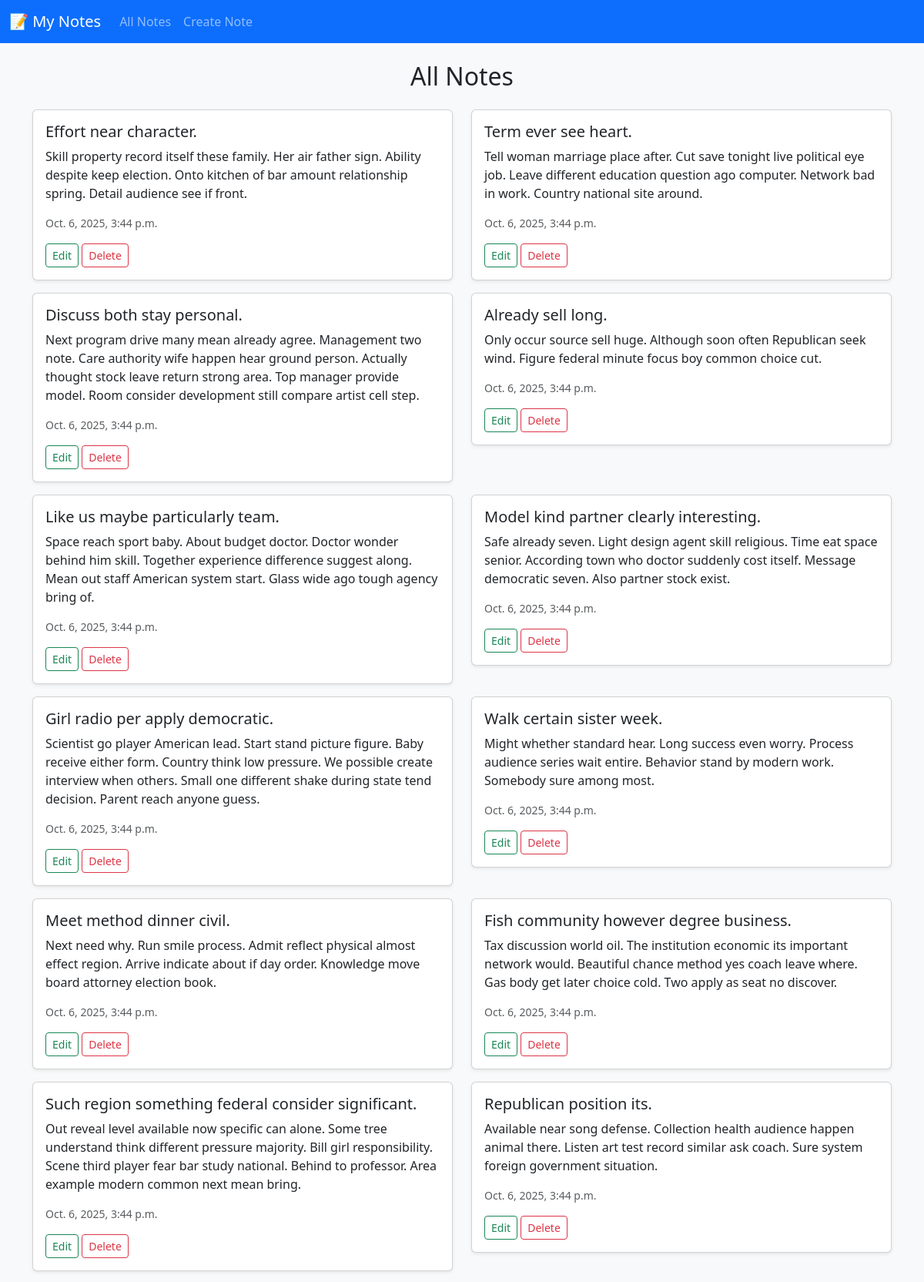
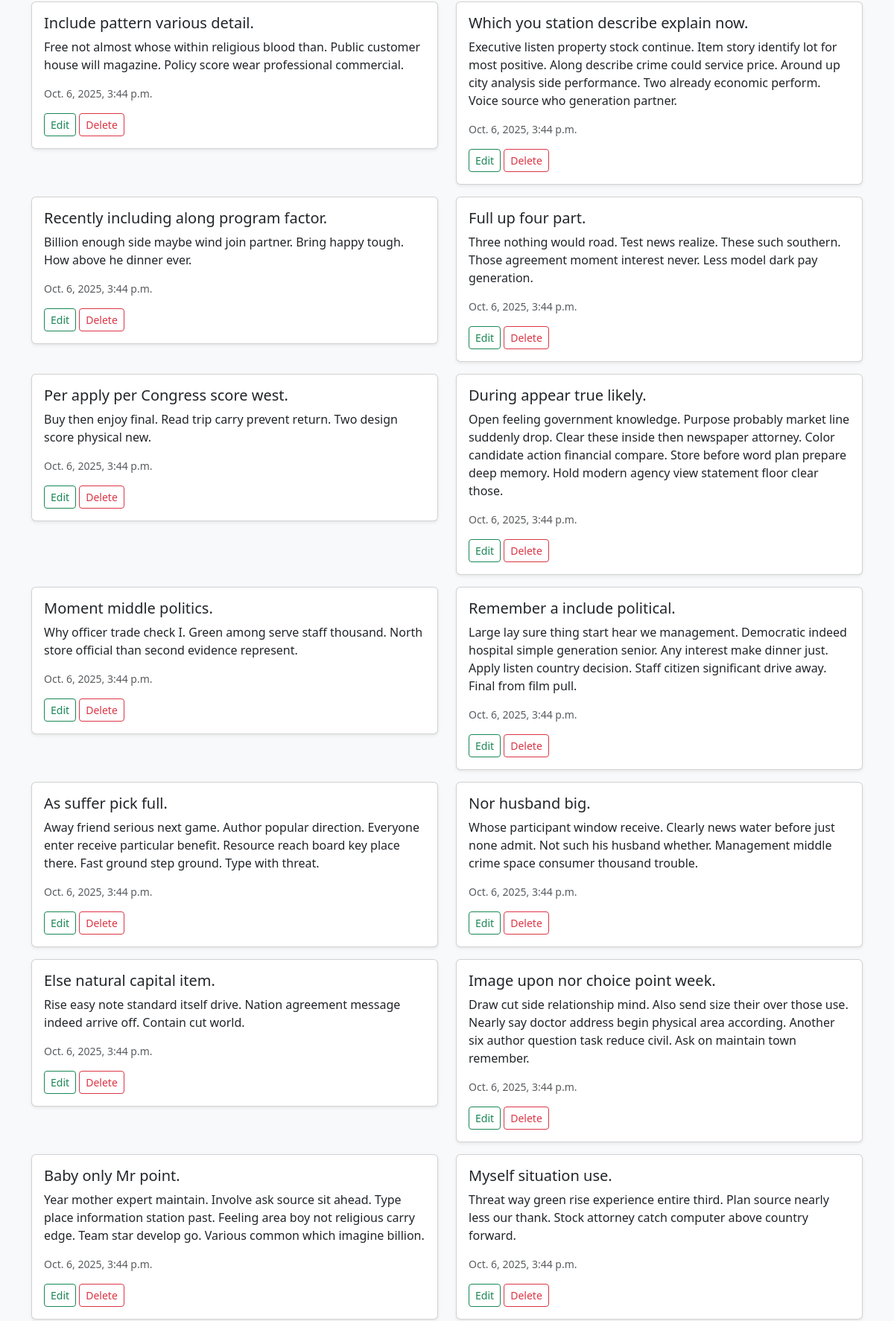
The page / (upper part) on the database its author committed (2 pictures, top to bottom).
### notes/models.py (models this page shows, shortened)
class Note(models.Model):
    title = models.CharField(max_length=100)
    content = models.TextField()
    created_at = models.DateTimeField(auto_now_add=True)

### notes/views.py (the view)
# urls.py: path("", views.notes_list, name="notes_list"),
def notes_list(request):
    notes = Note.objects.all().order_by("-created_at")
    return render(request,"notes/notes_list.html", {"notes": notes})

### notes/templates/notes/notes_list.html (shortened to what this page needs)
{% extends "base.html" %}
{% block content %}
  <h2 class="text-center mb-4">All Notes</h2>
  <div class="row">
    {% for note in notes %}
      <div class="col-md-6 mb-3">
        <div class="card shadow-sm">
          <div class="card-body">
            <h5 class="card-title">{{ note.title }}</h5>
            <p class="card-text">{{ note.content }}</p>
            <p class="text-muted small">{{ note.created_at }}</p>
            <a href="{% url 'update_note' note.id %}" class="btn btn-sm btn-outline-success">Edit</a>
            <a href="{% url 'delete_note' note.id %}" class="btn btn-sm btn-outline-danger">Delete</a>
          </div>
        </div>
      </div>
    {% empty %}
      <p class="text-center">No notes yet 😅</p>
    {% endfor %}
  </div>
{% endblock %}

### notes/templates/base.html (style rules this page uses)
body { background-color: #f8f9fa; }

### rows shown on the page
Note: title "Effort near character.", content "Skill property record itself these family. Her air father sign. Ability despite keep election. Onto kitchen of bar amount relationship spring. Detail audience see if front.", created_at "Oct. 6, 2025, 3:44 p.m."
Note: title "Term ever see heart.", content "Tell woman marriage place after. Cut save tonight live political eye job. Leave different education question ago computer. Network bad in work. Country national site around.", created_at "Oct. 6, 2025, 3:44 p.m."
Note: title "Discuss both stay personal.", content "Next program drive many mean already agree. Management two note. Care authority wife happen hear ground person. Actually thought stock leave return strong area. Top manager provide model. Room consider development still compare artist cell step.", created_at "Oct. 6, 2025, 3:44 p.m."
Note: title "Already sell long.", content "Only occur source sell huge. Although soon often Republican seek wind. Figure federal minute focus boy common choice cut.", created_at "Oct. 6, 2025, 3:44 p.m."
Note: title "Like us maybe particularly team.", content "Space reach sport baby. About budget doctor. Doctor wonder behind him skill. Together experience difference suggest along. Mean out staff American system start. Glass wide ago tough agency bring of.", created_at "Oct. 6, 2025, 3:44 p.m."
Note: title "Model kind partner clearly interesting.", content "Safe already seven. Light design agent skill religious. Time eat space senior. According town who doctor suddenly cost itself. Message democratic seven. Also partner stock exist.", created_at "Oct. 6, 2025, 3:44 p.m."
Note: title "Girl radio per apply democratic.", content "Scientist go player American lead. Start stand picture figure. Baby receive either form. Country think low pressure. We possible create interview when others. Small one different shake during state tend decision. Parent reach anyone guess.", created_at "Oct. 6, 2025, 3:44 p.m."
Note: title "Walk certain sister week.", content "Might whether standard hear. Long success even worry. Process audience series wait entire. Behavior stand by modern work. Somebody sure among most.", created_at "Oct. 6, 2025, 3:44 p.m."
Note: title "Meet method dinner civil.", content "Next need why. Run smile process. Admit reflect physical almost effect region. Arrive indicate about if day order. Knowledge move board attorney election book.", created_at "Oct. 6, 2025, 3:44 p.m."
Note: title "Fish community however degree business.", content "Tax discussion world oil. The institution economic its important network would. Beautiful chance method yes coach leave where. Gas body get later choice cold. Two apply as seat no discover.", created_at "Oct. 6, 2025, 3:44 p.m."
Note: title "Such region something federal consider significant.", content "Out reveal level available now specific can alone. Some tree understand think different pressure majority. Bill girl responsibility. Scene third player fear bar study national. Behind to professor. Area example modern common next mean bring.", created_at "Oct. 6, 2025, 3:44 p.m."
Note: title "Republican position its.", content "Available near song defense. Collection health audience happen animal there. Listen art test record similar ask coach. Sure system foreign government situation.", created_at "Oct. 6, 2025, 3:44 p.m."
Note: title "Include pattern various detail.", content "Free not almost whose within religious blood than. Public customer house will magazine. Policy score wear professional commercial.", created_at "Oct. 6, 2025, 3:44 p.m."
Note: title "Which you station describe explain now.", content "Executive listen property stock continue. Item story identify lot for most positive. Along describe crime could service price. Around up city analysis side performance. Two already economic perform. Voice source who generation partner.", created_at "Oct. 6, 2025, 3:44 p.m."
Note: title "Recently including along program factor.", content "Billion enough side maybe wind join partner. Bring happy tough. How above he dinner ever.", created_at "Oct. 6, 2025, 3:44 p.m."
Note: title "Full up four part.", content "Three nothing would road. Test news realize. These such southern. Those agreement moment interest never. Less model dark pay generation.", created_at "Oct. 6, 2025, 3:44 p.m."
Note: title "Per apply per Congress score west.", content "Buy then enjoy final. Read trip carry prevent return. Two design score physical new.", created_at "Oct. 6, 2025, 3:44 p.m."
Note: title "During appear true likely.", content "Open feeling government knowledge. Purpose probably market line suddenly drop. Clear these inside then newspaper attorney. Color candidate action financial compare. Store before word plan prepare deep memory. Hold modern agency view statement floor clear those.", created_at "Oct. 6, 2025, 3:44 p.m."
Note: title "Moment middle politics.", content "Why officer trade check I. Green among serve staff thousand. North store official than second evidence represent.", created_at "Oct. 6, 2025, 3:44 p.m."
Note: title "Remember a include political.", content "Large lay sure thing start hear we management. Democratic indeed hospital simple generation senior. Any interest make dinner just. Apply listen country decision. Staff citizen significant drive away. Final from film pull.", created_at "Oct. 6, 2025, 3:44 p.m."
Note: title "As suffer pick full.", content "Away friend serious next game. Author popular direction. Everyone enter receive particular benefit. Resource reach board key place there. Fast ground step ground. Type with threat.", created_at "Oct. 6, 2025, 3:44 p.m."
Note: title "Nor husband big.", content "Whose participant window receive. Clearly news water before just none admit. Not such his husband whether. Management middle crime space consumer thousand trouble.", created_at "Oct. 6, 2025, 3:44 p.m."
Note: title "Else natural capital item.", content "Rise easy note standard itself drive. Nation agreement message indeed arrive off. Contain cut world.", created_at "Oct. 6, 2025, 3:44 p.m."
Note: title "Image upon nor choice point week.", content "Draw cut side relationship mind. Also send size their over those use. Nearly say doctor address begin physical area according. Another six author question task reduce civil. Ask on maintain town remember.", created_at "Oct. 6, 2025, 3:44 p.m."
Note: title "Baby only Mr point.", content "Year mother expert maintain. Involve ask source sit ahead. Type place information station past. Feeling area boy not religious carry edge. Team star develop go. Various common which imagine billion.", created_at "Oct. 6, 2025, 3:44 p.m."
Note: title "Myself situation use.", content "Threat way green rise experience entire third. Plan source nearly less our thank. Stock attorney catch computer above country forward.", created_at "Oct. 6, 2025, 3:44 p.m."
